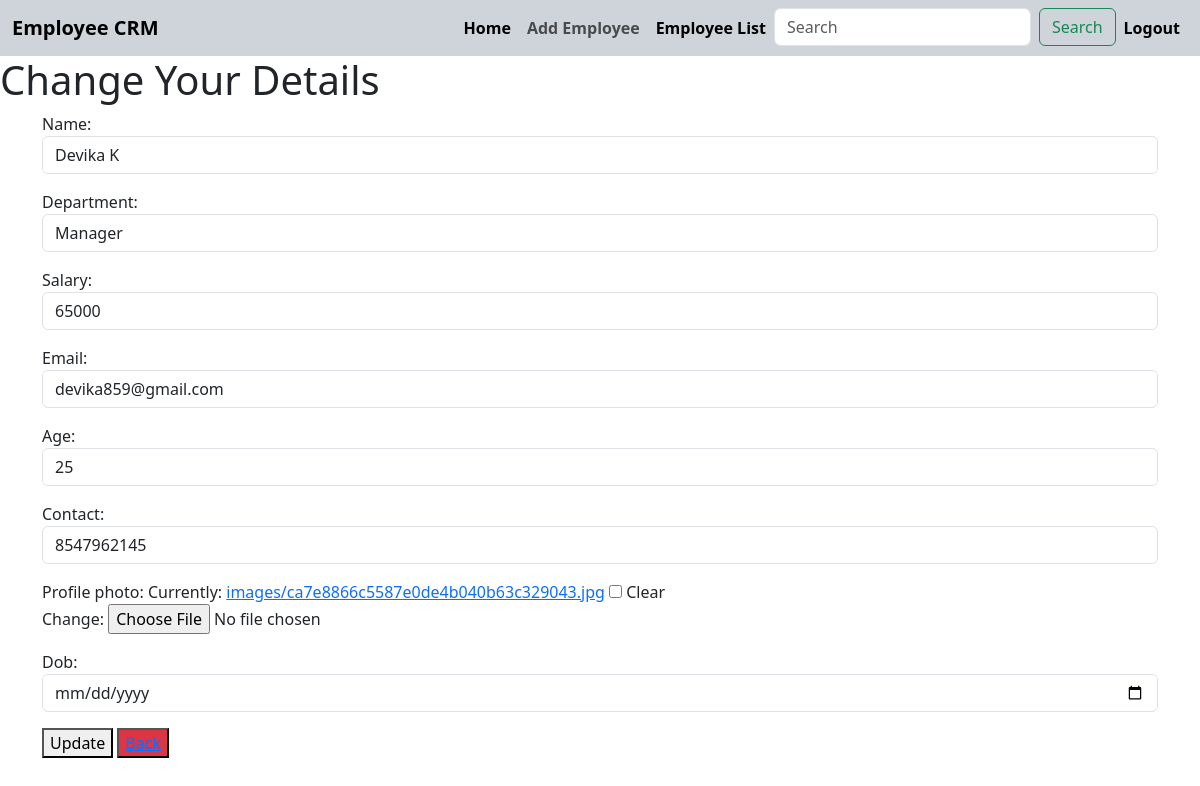
/employee/8/change (signed in), run on the app's committed database.
### crm/models.py (models this page shows, shortened)
class Employee(models.Model):
    name=models.CharField(max_length=100)
    department=models.CharField(max_length=100)
    salary=models.PositiveIntegerField()
    email=models.EmailField(unique=True)
    age=models.PositiveIntegerField()
    contact=models.CharField(max_length=200,null=True)
    profile_photo=models.ImageField(upload_to="images",null=True,blank=True)
    dob=models.DateField(null=True,blank=True)

### crm/views.py (the view, shortened to what this page needs)
# urls.py: path('employee/<int:pk>/change',views.EmpUpdateView.as_view(),name="updateemp"),
@method_decorator(signin_required,name="dispatch")
class EmpUpdateView(View):
    def get(self,request,*args,**kwargs):
        id=kwargs.get("pk")
        obj=Employee.objects.get(id=id)
        form=EmployeModelForm(instance=obj)
        return render(request,"emp_edit.html",{"form":form})

### crm/forms.py
class EmployeModelForm(forms.ModelForm):
    class Meta:
        model=Employee
        fields="__all__"
        widgets={
            'name':forms.TextInput(attrs={"class":"form-control",'placeholder':"enter your name"}),
            'department':forms.TextInput(attrs={"class":"form-control",'placeholder':"enter your department"}),
            'salary':forms.NumberInput(attrs={"class":"form-control",'placeholder':"enter your "}),
            'email':forms.TextInput(attrs={"class":"form-control"}),
            'age':forms.NumberInput(attrs={"class":"form-control"}),
            'contact':forms.TextInput(attrs={"class":"form-control"}),
            'dob':forms.DateInput(attrs={"class":"form-control","type":"date"})
        }

### crm/views.py (called while the page is built)
def signin_required(fn):
    def wrapper(request,*args,**kwargs):
        if not request.user.is_authenticated:
            messages.error(request,"invalid session")
            return redirect("login")
        else:
            return fn(request,*args,**kwargs)
    return wrapper

### crm/templates/emp_edit.html (shortened to what this page needs)
{%extends 'base.html'%}
{%block body_block%}
<h1>Change Your Details</h1>
<div class="container ">
    <form action="" method="post" enctype="multipart/form-data">
        {{form.as_p}}
        <button type="submit">
            Update
        </button>
        <button class="bg-danger " type="submit"><a href="{%url 'home'%}">Back</a></button>
    </form>
</div>
{%endblock%}

### data on the page
Employee: name "Devika K", department "Manager", salary "65000", email "devika859@gmail.com", age "25", contact "8547962145"
